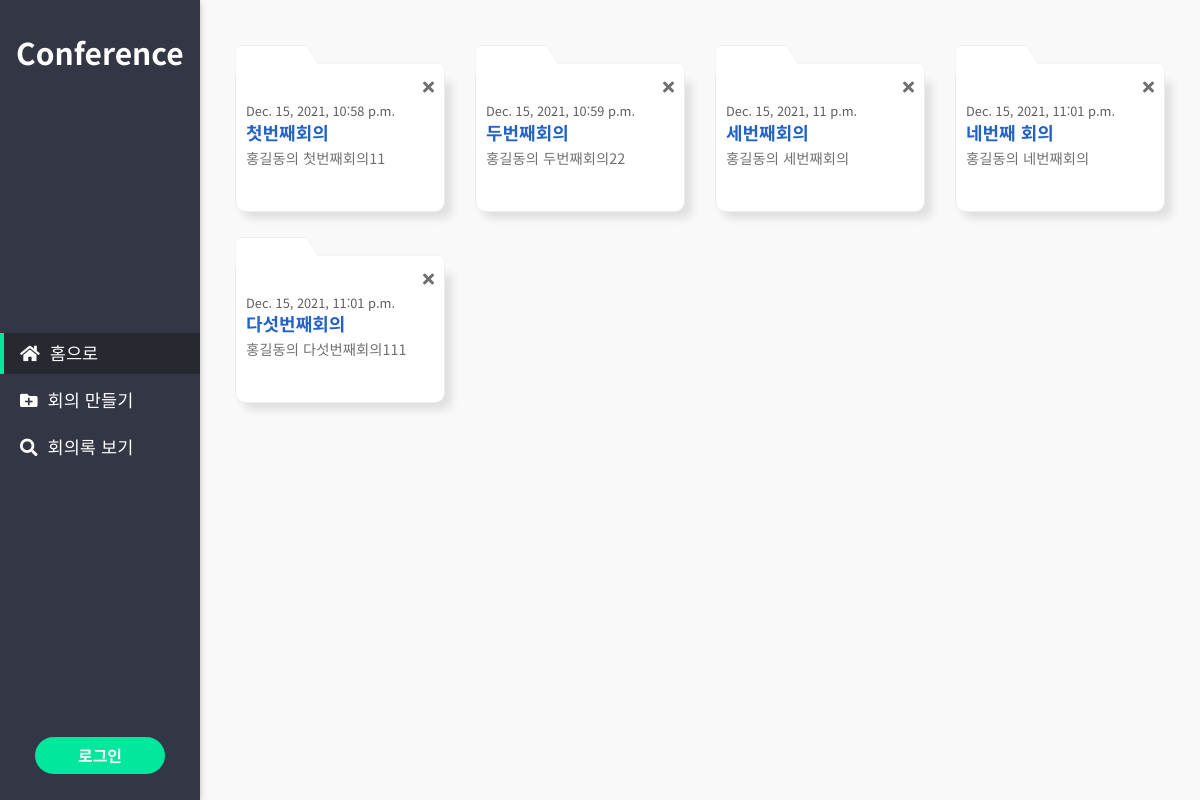
The app's page /blogs/board with its own data.
### blogapp/models.py (models this page shows)
class Blog(models.Model):
    blog_author = models.ForeignKey(User, on_delete=models.SET_NULL, null=True, related_name='blog')
    blog_title = models.CharField(max_length=400, null=True)
    blog_image = models.ImageField(upload_to='blog/', null=False)
    blog_content = models.TextField(null=True)
    blog_person = models.CharField(max_length=400, null=True)
    up_to_date = models.DateTimeField(auto_now_add=True, null=True)

### blogapp/views.py (the view)
# urls.py: path('board', BlogReview.as_view(template_name="blogapp/review.html"), name='board'),
class BlogReview(generic.ListView):
    model = Blog
    context_object_name = 'blogs'
    template_name = 'blogapp/new_review.html'

### blogapp/templates/blogapp/review.html (shortened to what this page needs)
<!DOCTYPE html>
<html lang="ko">
	{% load static %}
<head>
    <link rel="stylesheet" href="https://maxcdn.bootstrapcdn.com/bootstrap/3.3.2/css/bootstrap.min.css">
    <link rel="stylesheet" href="https://use.fontawesome.com/releases/v5.7.0/css/all.css">
    <link rel="stylesheet" href="{% static 'fonts.css' %}">
    <link rel="stylesheet" href="{% static 'custom.css' %}">
</head>
<body>
		<div class="wrap">
			<div class="sidebar side_collapse" id="Sidebar">
				<h2>Conference</h2>
				<div class="bar_item_area">
					<a href="{% url 'blogapp:board' %}" class="bar-item active"><i class="fas fa-home"></i> 홈으로</a>
					<a href="{% url 'blogapp:create' %}" class="bar-item"><i class="fas fa-folder-plus"></i> 회의 만들기</a>
					<a href="{% url 'blogapp:review' %}" class="bar-item "><i class="fas fa-search"></i> 회의록 보기</a>
				</div>
				{% if not user.is_authenticated %}
					<div class="logout_area">
						<a href="{% url 'accountapp:login' %}" class="btn logout_btn">로그인</a>
					</div>
				{% else %}
					<div class="logout_area">
						<a href="{% url 'accountapp:logout' %}" class="btn logout_btn">로그아웃</a>
					</div>
				{% endif %}
			</div>
			<div class="main">
				<div class="container-fluid">
					<div class="row">
						<div class="pointer " onclick="location.href='voice_meeting.html'" data-masonry='{"percentPosition": true}'>
							 {% for blog in blogs %}
							<div class="col-xs-12 col-sm-4 col-md-4 col-lg-3">
							<div class="dash_board_top">
							</div>
							<div class="dash_board">
								<div class="text-right">
									<a href="{% url 'blogapp:delete' pk=blog.pk %}"><i class="fas fa-times times"></i></a>
								</div>
								<div class="dash_board_content">
									<a href="{% url 'blogapp:update' pk=blog.pk %}">
										<div>
										<span class="date">{{ blog.up_to_date }}</span>
										<h4 class="title">{{ blog.blog_title }}</h4>
										<p>{{ blog.blog_content }}</p>
										</div>
									</a>
								</div>
							</div>
							</div>
							{% endfor %}
						</div>
					</div>
				</div>
			</div>
		</div>
</body>
</html>

### static/custom.css (style rules this page uses)
* { word-break:keep-all; }
html,body { font-family: 'Noto Sans KR', sans-serif; width: 100%; height: 100%; font-size: 16px; background-color: #F9F9F9; }
a { color: #707070; display:block; }
.btn { transition: .2s; }
.container-fluid { height: 100%; }
.wrap { height: auto; }
.sidebar { height: 100%; width: 200px; position: fixed!important; z-index: 100; overflow: auto; background-color: #333645; color: #fff; box-shadow: 0 2px 5px 0 rgba(0,0,0,0.16), 0 2px 10px 0 rgba(0,0,0,0.12); }
.sidebar h2 { padding: 16px 0 0 16px; font-weight: 600; }
.bar_item_area { position: absolute; top: 0; bottom: 0; right: 0; left: 0; margin: auto; height: 147px; }
.bar_item_area .active { background-color: #262930; color:#fff; border-color: #01E79E; margin-left: 0; }
.bar_item_area a { border-left: 4px #333645 solid; width: 100%; color: #fff; display: block; padding: 8px 16px; transition: .2s; margin: 6px 0 6px 0; font-size: 1.1rem; }
.bar-item i { margin-right: 5px; }
.main { height: 100%; padding: 20px; transition: margin-left .4s; }
.logout_area { position: absolute; bottom: 26px; }
.logout_btn { margin-left: 35px; width: 130px; text-align: center; background-color: #01E79E; color: #fff; border-radius: 30px; font-size: 1rem; font-weight: 600; }
@media (min-width: 993px) { .sidebar.side_collapse { display: block!important; } }
@media (min-width: 993px) { .main { margin-left: 200px; } }
.title { color: #2262C6; font-weight: 700; margin: 2px 0 0; }
.date { color: #5E5E5E; font-size: 0.8rem; font-weight: 400; }
.pointer { cursor: pointer; }
.dash_board_top { background: url(img/bg/board_bg.png)no-repeat; background-size: 100% 33px; height: 30px; margin-top: 25px; }
.dash_board { border: 1px #ECECEC solid; border-top: 0; border-bottom-right-radius: 10px; border-bottom-left-radius: 10px; box-shadow: 7px 7px 9px rgba(0,0,0,.1); padding: 0 10px 5px; background: #fff; }
.dash_board_content h4 { height: 25px; display: -webkit-box; overflow: hidden; text-overflow: ellipsis; -webkit-line-clamp: 1; -webkit-box-orient: vertical; }
.dash_board_content p { height: 43px; font-size: .9rem; margin-bottom: 15px; display: -webkit-box; overflow: hidden; text-overflow: ellipsis; -webkit-line-clamp: 2; -webkit-box-orient: vertical; }
.dash_board_content .date { padding-top: 5px; margin: 0; }

### records on screen
Blog: up_to_date "Dec. 15, 2021, 10:58 p.m.", blog_title "첫번째회의", blog_content "홍길동의 첫번째회의11"
Blog: up_to_date "Dec. 15, 2021, 10:59 p.m.", blog_title "두번째회의", blog_content "홍길동의 두번째회의22"
Blog: up_to_date "Dec. 15, 2021, 11 p.m.", blog_title "세번째회의", blog_content "홍길동의 세번째회의"
Blog: up_to_date "Dec. 15, 2021, 11:01 p.m.", blog_title "네번째 회의", blog_content "홍길동의 네번째회의"
Blog: up_to_date "Dec. 15, 2021, 11:01 p.m.", blog_title "다섯번째회의", blog_content "홍길동의 다섯번째회의111"
